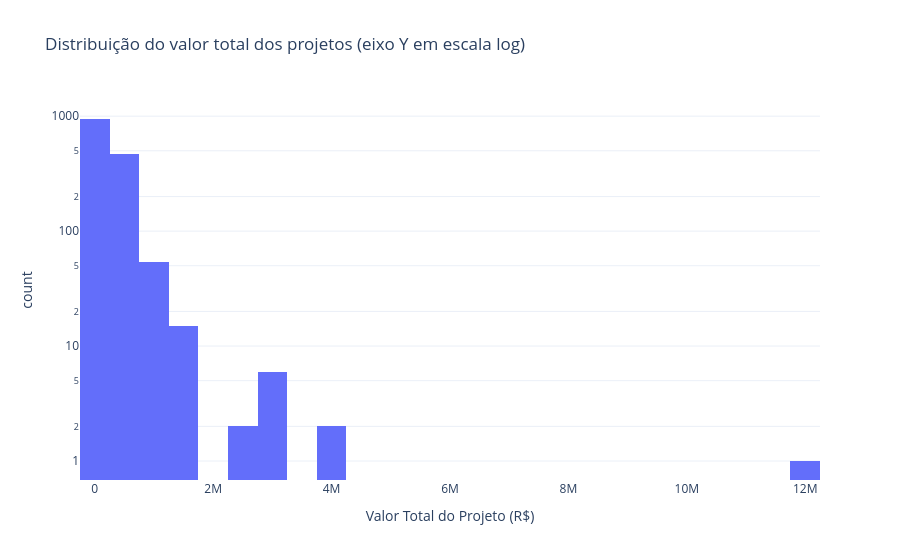

Notebook code cell kept with this figure:
### Markdown cell above
**Recursos financeiros:** a distribuição de valor por projeto é bastante assimétrica, a mediana (R$ 176 mil) é bem menor que a média (R$ 275 mil), sinal de que poucos projetos de grande porte puxam a média para cima. Um histograma em escala logarítmica mostra isso melhor do que uma escala linear.

### Code cell
fig = px.histogram(
    df, x='Valor Total do Projeto (R$)', nbins=50, log_y=True,
    title='Distribuição do valor total dos projetos (eixo Y em escala log)',
)
fig.show()

### Figure 1 — Plotly figure (JSON) as saved in the notebook; plotly's stock layout.template omitted (floating-point values rounded to 4 significant figures; data arrays with more than 128 entries replaced by an {"elided": "..."} marker saying what was removed)
{"data": [{"bingroup": "x", "hovertemplate": "Valor Total do Projeto (R$)=%{x}<br>count=%{y}<extra></extra>", "legendgroup": "", "marker": {"color": "#636efa", "pattern": {"shape": ""}}, "name": "", "nbinsx": 50, "orientation": "v", "showlegend": false, "type": "histogram", "x": {"elided": "1495 float values"}, "xaxis": "x", "yaxis": "y"}], "layout": {"barmode": "relative", "legend": {"tracegroupgap": 0}, "title": {"text": "Distribuição do valor total dos projetos (eixo Y em escala log)"}, "xaxis": {"anchor": "y", "domain": [0, 1], "title": {"text": "Valor Total do Projeto (R$)"}}, "yaxis": {"anchor": "x", "domain": [0, 1], "title": {"text": "count"}, "type": "log"}}}
